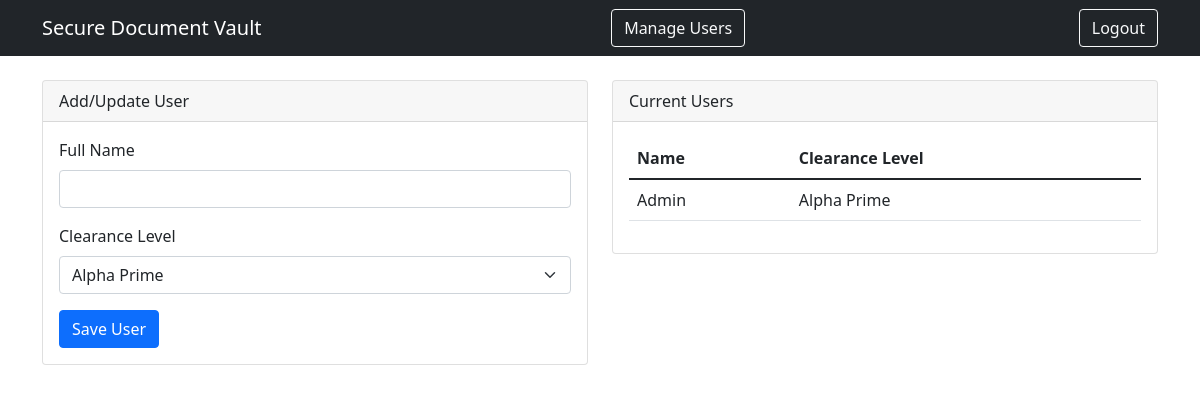
Before: /manage_users (signed in) with the older database file.
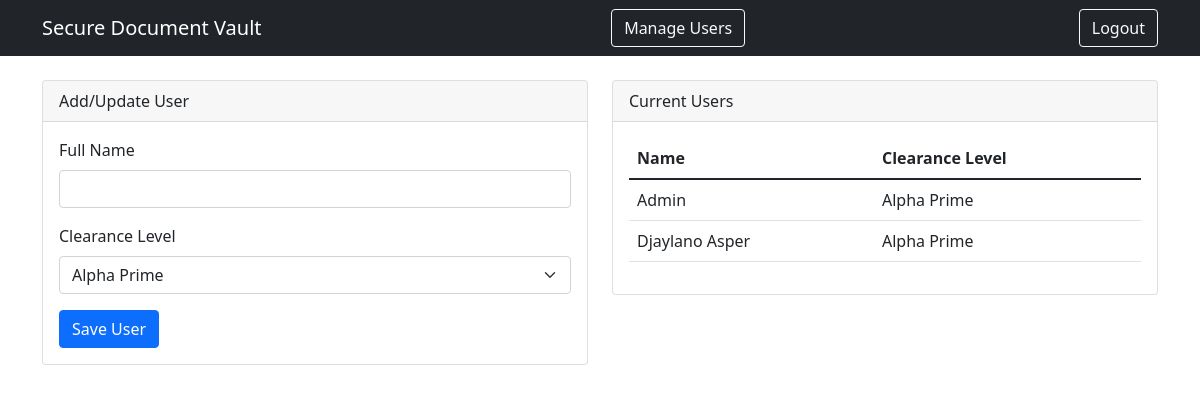
After: the same page with the newer database file.
### tables this page shows
CREATE TABLE users
                     (name TEXT PRIMARY KEY, clearance_level TEXT);

### main.py (the view, shortened to what this page needs)
@app.route('/manage_users', methods=['GET', 'POST'])
def manage_users():
    if 'name' not in session or session['clearance'] != 'Alpha Prime':
        flash('Only Alpha Prime users can manage users.', 'danger')
        return redirect(url_for('dashboard'))
    conn = get_db()
    cursor = conn.cursor()
    cursor.execute("SELECT * FROM users")
    users = cursor.fetchall()
    conn.close()
    return render_template('manage_users.html', users=users, access_levels=ACCESS_LEVELS.keys())

### main.py (called while the page is built)
def get_db():
    conn = sqlite3.connect("secure_files.db")
    conn.row_factory = sqlite3.Row
    return conn

### templates/manage_users.html
{% extends "base.html" %}
{% block content %}
<div class="row">
    <div class="col-md-6">
        <div class="card">
            <div class="card-header">Add/Update User</div>
            <div class="card-body">
                <form method="POST">
                    <div class="mb-3">
                        <label class="form-label">Full Name</label>
                        <input type="text" class="form-control" name="name" required>
                    </div>
                    <div class="mb-3">
                        <label class="form-label">Clearance Level</label>
                        <select class="form-select" name="clearance" required>
                            {% for level in access_levels %}
                            <option value="{{ level }}">{{ level }}</option>
                            {% endfor %}
                        </select>
                    </div>
                    <button type="submit" class="btn btn-primary">Save User</button>
                </form>
            </div>
        </div>
    </div>
    <div class="col-md-6">
        <div class="card">
            <div class="card-header">Current Users</div>
            <div class="card-body">
                <table class="table">
                    <thead>
                        <tr>
                            <th>Name</th>
                            <th>Clearance Level</th>
                        </tr>
                    </thead>
                    <tbody>
                        {% for user in users %}
                        <tr>
                            <td>{{ user.name }}</td>
                            <td>{{ user.clearance_level }}</td>
                        </tr>
                        {% endfor %}
                    </tbody>
                </table>
            </div>
        </div>
    </div>
</div>
{% endblock %}

### templates/base.html (shortened to what this page needs)
<!DOCTYPE html>
<html>
<head>
    <link href="https://cdn.jsdelivr.net/npm/bootstrap@5.1.3/dist/css/bootstrap.min.css" rel="stylesheet">
</head>
<body>
    <nav class="navbar navbar-dark bg-dark">
        <div class="container">
            <a class="navbar-brand" href="/">Secure Document Vault</a>
            {% if session.get('clearance') == 'Alpha Prime' %}
            <a class="btn btn-outline-light" href="{{ url_for('manage_users') }}">Manage Users</a>
            {% endif %}
            {% if session.get('name') %}
            <a class="btn btn-outline-light" href="{{ url_for('logout') }}">Logout</a>
            {% endif %}
        </div>
    </nav>
    <div class="container mt-4">
        {% block content %}{% endblock %}
    </div>
</body>
</html>

Changed rows visible on the page:
added users: name "Djaylano Asper", clearance_level "Alpha Prime"
